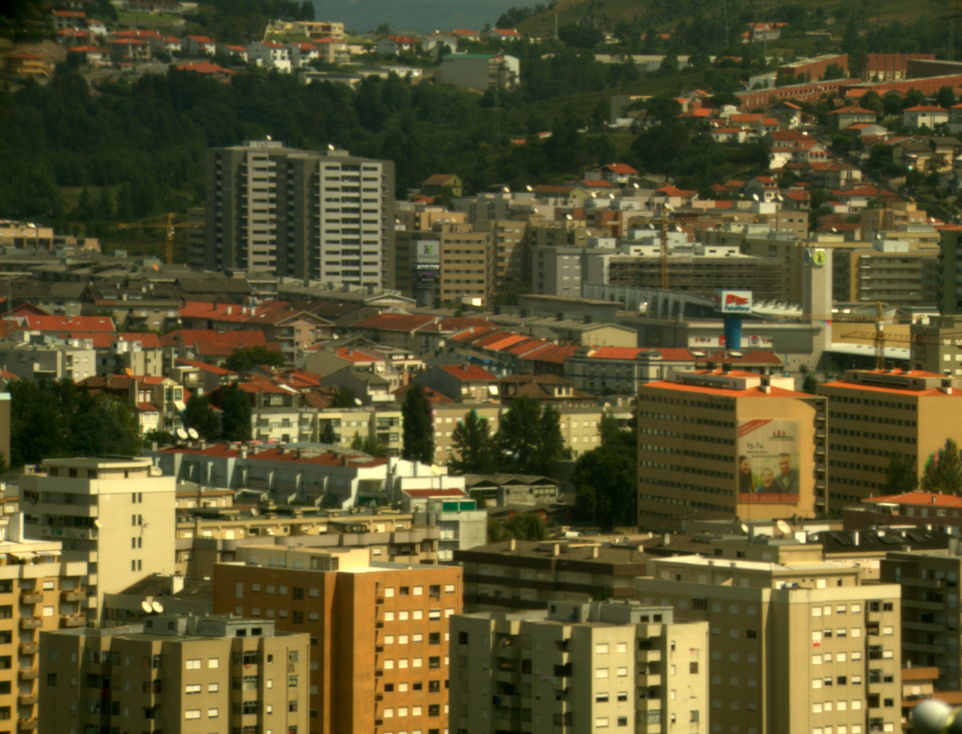
#> input picture color1.bmp, 962 x 734 px, shrunk from 1338 x 1021 before the run
$ python whitelight.py color1.bmp
#> lines starting #> are read from the running program, lines starting #| are printed output that depends on the picture; long printed decimals are rounded
import sys
import os
import cv2
import numpy as np

def changepixel(img,b,g,r):
	height,width,depth = img.shape
	for i in range(0,height):
		for j in range(0,width):
			img[i][j][0]=min(255,img[i][j][0]*b)
			img[i][j][1]=min(255,img[i][j][1]*g)
			img[i][j][2]=min(255,img[i][j][2]*r)
	cv2.imwrite('new_image.bmp',img)

def main():
	image = cv2.imread(sys.argv[1])
#> image is the input picture: shape (734, 962, 3); mean B, G, R 47.1, 84.1, 90.2
	blue,red,green = cv2.mean(image)[0:3]
#> blue = 47.09; red = 84.09; green = 90.2
	meanval = (blue+red+green)/3
#> meanval = 73.79
	sred = red/meanval
#> sred = 1.14
	sblue= blue/meanval
#> sblue = 0.638
	sgreen =green/meanval
#> sgreen = 1.22
	print(sred)
#| 1.140
	print(sblue)
#| 0.6381
	print(sgreen)
#| 1.222
	changepixel(image,sblue,sgreen,sred)
#> after the loop in changepixel, `for i in range(0,height):`:
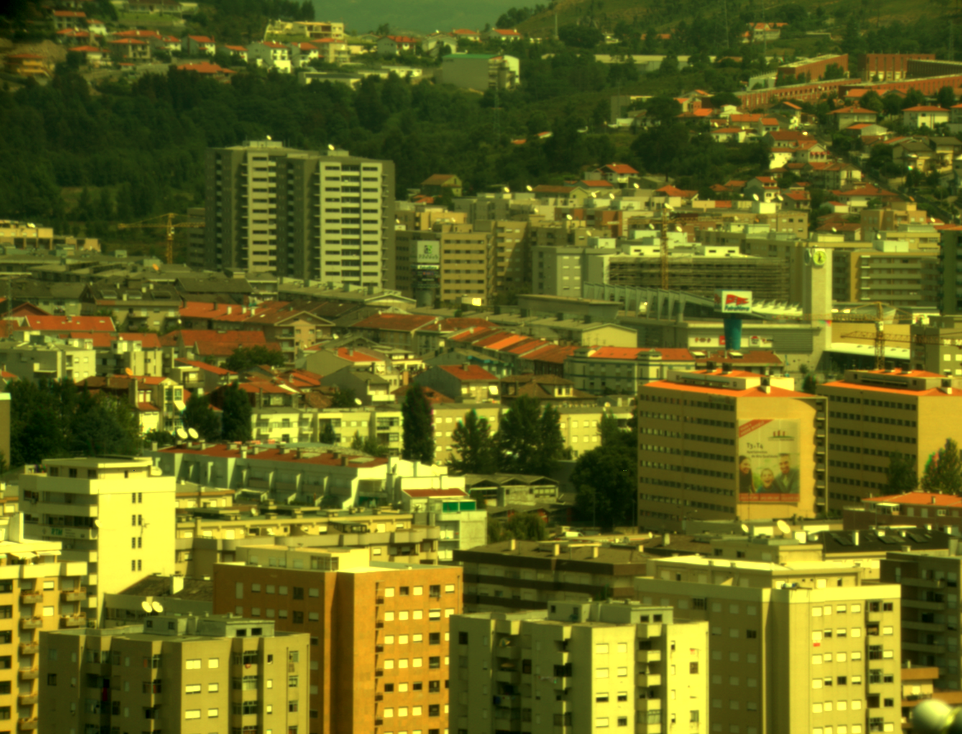
#> img: shape (734, 962, 3); mean B, G, R 29.5, 101.8, 101.6
main()
